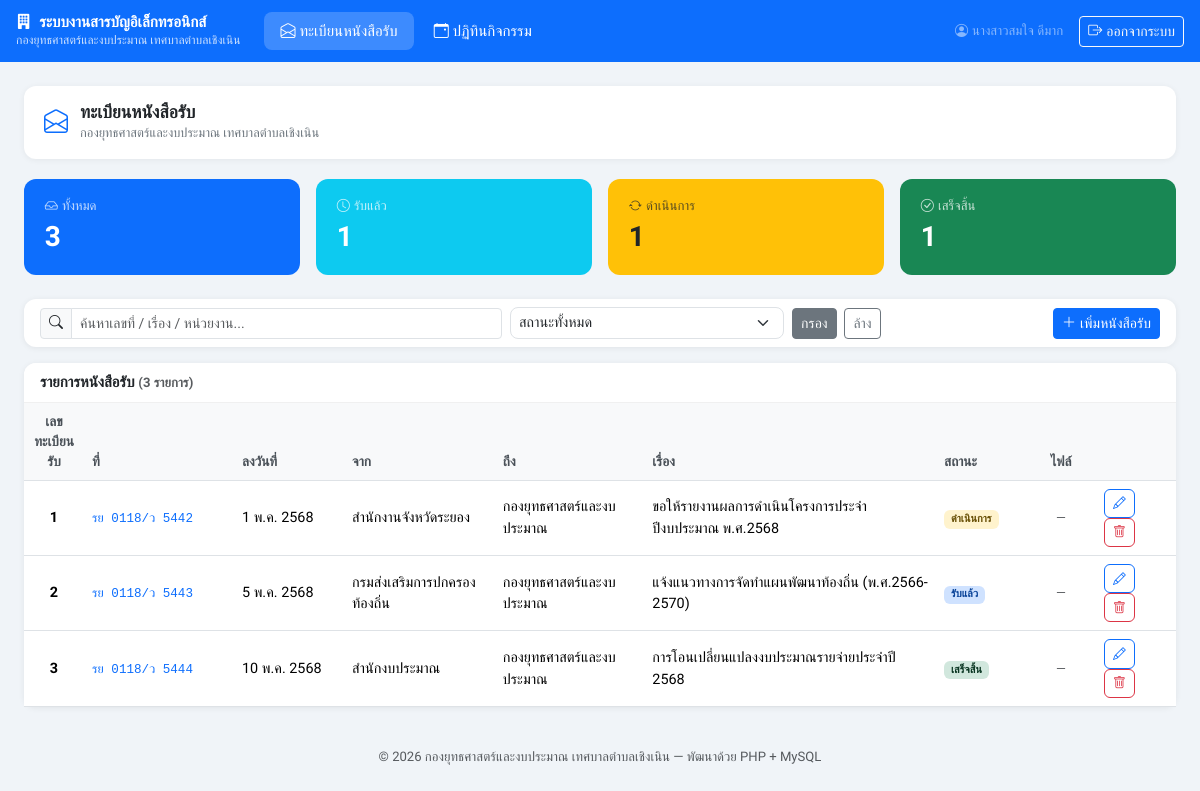
Page /index.php (signed in) on the committed database.
### tables this page shows
CREATE TABLE IF NOT EXISTS books (
    id INT AUTO_INCREMENT PRIMARY KEY,
    book_ref VARCHAR(100),
    book_date DATE,
    from_org VARCHAR(200) NOT NULL,
    to_org VARCHAR(200),
    subject TEXT NOT NULL,
    status ENUM('รับแล้ว','ดำเนินการ','เสร็จสิ้น') DEFAULT 'รับแล้ว',
    attachment VARCHAR(500),
    created_by INT,
    created_at TIMESTAMP DEFAULT CURRENT_TIMESTAMP,
    updated_at TIMESTAMP DEFAULT CURRENT_TIMESTAMP ON UPDATE CURRENT_TIMESTAMP,
    FOREIGN KEY (created_by) REFERENCES users(id)
);

### includes/config.php (called while the page is built, shortened)
<?php
function thaiDate($date) {
    $months = ['','ม.ค.','ก.พ.','มี.ค.','เม.ย.','พ.ค.','มิ.ย.','ก.ค.','ส.ค.','ก.ย.','ต.ค.','พ.ย.','ธ.ค.'];
    $d = date_create($date);
    $day   = date_format($d, 'j');
    $month = (int) date_format($d, 'n');
    $year  = (int) date_format($d, 'Y') + 543;
    return "$day {$months[$month]} $year";
}
function sanitize($str) {
    return htmlspecialchars(trim($str), ENT_QUOTES, 'UTF-8');
}

### index.php (the view, shortened to what this page needs)
<?php
require_once 'includes/config.php';
$db = getDB();
$search  = trim($_GET['q'] ?? '');
$where   = '1=1';
$stmt = $db->prepare("SELECT b.*, (SELECT COUNT(*) FROM books b2 WHERE b2.id <= b.id) AS reg_number FROM books b WHERE $where ORDER BY b.id ASC");
$stmt->execute();
$books = $stmt->get_result()->fetch_all(MYSQLI_ASSOC);
$stats   = $db->query("SELECT status, COUNT(*) as cnt FROM books GROUP BY status")->fetch_all(MYSQLI_ASSOC);
$statMap = ['รับแล้ว'=>0,'ดำเนินการ'=>0,'เสร็จสิ้น'=>0];
foreach ($stats as $s) $statMap[$s['status']] = $s['cnt'];
$total = array_sum($statMap);
include 'includes/navbar.php';
?>
<div class="page-header">
  <i class="bi bi-envelope-open text-primary fs-4"></i>
  <div>
    <h4>ทะเบียนหนังสือรับ</h4>
    <p class="sub">กองยุทธศาสตร์และงบประมาณ เทศบาลตำบลเชิงเนิน</p>
  </div>
</div>
<div class="row g-3 mb-4">
  <div class="col-6 col-md-3">
    <div class="stat-card bg-primary"><div class="small opacity-75"><i class="bi bi-inbox me-1"></i>ทั้งหมด</div><div class="fs-3 fw-bold"><?= $total ?></div></div>
  </div>
  <div class="col-6 col-md-3">
    <div class="stat-card bg-info"><div class="small opacity-75"><i class="bi bi-clock me-1"></i>รับแล้ว</div><div class="fs-3 fw-bold"><?= $statMap['รับแล้ว'] ?></div></div>
  </div>
  <div class="col-6 col-md-3">
    <div class="stat-card bg-warning text-dark"><div class="small opacity-75"><i class="bi bi-arrow-repeat me-1"></i>ดำเนินการ</div><div class="fs-3 fw-bold"><?= $statMap['ดำเนินการ'] ?></div></div>
  </div>
  <div class="col-6 col-md-3">
    <div class="stat-card bg-success"><div class="small opacity-75"><i class="bi bi-check-circle me-1"></i>เสร็จสิ้น</div><div class="fs-3 fw-bold"><?= $statMap['เสร็จสิ้น'] ?></div></div>
  </div>
</div>
<div class="card mb-3">
  <div class="card-body py-2 px-3">
    <form method="GET" class="row g-2 align-items-center">
      <div class="col-md-5">
        <div class="input-group input-group-sm">
          <span class="input-group-text"><i class="bi bi-search"></i></span>
          <input type="text" name="q" class="form-control" placeholder="ค้นหาเลขที่ / เรื่อง / หน่วยงาน..." value="<?= sanitize($search) ?>">
        </div>
      </div>
      <div class="col-md-3">
        <select name="status" class="form-select form-select-sm">
          <option value="">สถานะทั้งหมด</option>
        </select>
      </div>
      <div class="col-auto">
        <button type="submit" class="btn btn-sm btn-secondary">กรอง</button>
        <a href="index.php" class="btn btn-sm btn-outline-secondary ms-1">ล้าง</a>
      </div>
      <div class="col-auto ms-auto">
        <button type="button" class="btn btn-sm btn-primary" data-bs-toggle="modal" data-bs-target="#modalBook">
          <i class="bi bi-plus-lg me-1"></i>เพิ่มหนังสือรับ
        </button>
      </div>
    </form>
  </div>
</div>
<div class="card">
  <div class="card-header d-flex justify-content-between align-items-center py-2">
    <span class="fw-semibold">รายการหนังสือรับ <span class="text-muted small">(<?= count($books) ?> รายการ)</span></span>
  </div>
  <div class="card-body p-0">
    <div class="table-responsive">
      <table class="table table-hover mb-0">
        <thead>
          <tr>
            <th style="width:60px" class="text-center">เลขทะเบียนรับ</th>
            <th style="width:150px">ที่</th>
            <th style="width:110px">ลงวันที่</th>
            <th>จาก</th>
            <th>ถึง</th>
            <th>เรื่อง</th>
            <th style="width:90px">สถานะ</th>
            <th style="width:70px" class="text-center">ไฟล์</th>
            <th style="width:80px"></th>
          </tr>
        </thead>
        <tbody>
          <?php if (empty($books)): ?>
          <tr><td colspan="9" class="text-center text-muted py-5">
            <i class="bi bi-inbox fs-3 d-block mb-2"></i>ไม่พบข้อมูล
          </td></tr>
          <?php else: ?>
          <?php foreach ($books as $i => $b): ?>
          <tr>
            <td class="text-center fw-semibold"><?= $b['reg_number'] ?></td>
            <td><code class="text-primary small"><?= sanitize($b['book_ref']) ?></code></td>
            <td class="small"><?= thaiDate($b['book_date']) ?></td>
            <td class="small"><?= sanitize($b['from_org']) ?></td>
            <td class="small"><?= sanitize($b['to_org'] ?: '-') ?></td>
            <td class="small"><?= sanitize($b['subject']) ?></td>
            <td><span class="badge badge-<?= $b['status'] ?>"><?= $b['status'] ?></span></td>
            <td class="text-center">
              <?php if (!empty($b['attachment'])): ?>
                <?php $ext = strtolower(pathinfo($b['attachment'], PATHINFO_EXTENSION)); ?>
                <?php if ($ext === 'pdf'): ?>
                  <a href="uploads/<?= urlencode($b['attachment']) ?>" target="_blank" class="btn btn-outline-danger btn-action" title="เปิด PDF">
                    <i class="bi bi-file-earmark-pdf"></i>
                  </a>
                <?php else: ?>
                  <a href="uploads/<?= urlencode($b['attachment']) ?>" target="_blank" class="btn btn-outline-success btn-action" title="ดูรูปภาพ">
                    <i class="bi bi-image"></i>
                  </a>
                <?php endif; ?>
              <?php else: ?>
                <span class="text-muted small">—</span>
              <?php endif; ?>
            </td>
            <td>
              <button class="btn btn-outline-primary btn-action"
                onclick='openEdit(<?= htmlspecialchars(json_encode($b), ENT_QUOTES) ?>)'
                title="แก้ไข"><i class="bi bi-pencil"></i></button>
              <form method="POST" class="d-inline" onsubmit="return confirm('ยืนยันการลบ?')">
                <button class="btn btn-outline-danger btn-action" title="ลบ"><i class="bi bi-trash"></i></button>
              </form>
            </td>
          </tr>
          <?php endforeach; ?>
          <?php endif; ?>
        </tbody>
      </table>
    </div>
  </div>
</div>
<?php include 'includes/footer.php'; ?>

### includes/navbar.php (style rules this page uses)
body { font-family: 'Sarabun', sans-serif; background: #f0f4f8; font-size: 15px; }
.card { border: none; border-radius: 12px; box-shadow: 0 1px 6px rgba(0,0,0,.07); }
.card-header { background: #fff; border-bottom: 1px solid #f0f0f0; border-radius: 12px 12px 0 0 !important; }
.table th { font-weight: 600; font-size: .85rem; background: #f8f9fa; color: #495057; }
.table td { vertical-align: middle; font-size: .9rem; }
.badge-รับแล้ว { background: #cfe2ff; color: #084298; }
.badge-ดำเนินการ { background: #fff3cd; color: #664d03; }
.badge-เสร็จสิ้น { background: #d1e7dd; color: #0a3622; }
.stat-card { border-radius: 12px; padding: 1.1rem 1.3rem; color: #fff; }
.btn-action { padding: .25rem .5rem; font-size: .8rem; }
.form-control, .form-select { font-size: .9rem; border-radius: 8px; }
.page-header { background: #fff; border-radius: 12px; padding: 1rem 1.25rem; margin-bottom: 1.25rem; box-shadow: 0 1px 6px rgba(0,0,0,.06); display: flex; align-items: center; gap: .75rem; }
.page-header h4 { margin: 0; font-weight: 700; font-size: 1.1rem; }
.page-header .sub { font-size: .8rem; color: #6c757d; margin: 0; }

### rows in the picture
books: reg_number "1", book_ref "รย 0118/ว 5442", book_date "1 พ.ค. 2568", from_org "สำนักงานจังหวัดระยอง", to_org "กองยุทธศาสตร์และงบประมาณ", subject "ขอให้รายงานผลการดำเนินโครงการประจำปีงบประมาณ พ.ศ.2568", status "ดำเนินการ"
books: reg_number "2", book_ref "รย 0118/ว 5443", book_date "5 พ.ค. 2568", from_org "กรมส่งเสริมการปกครองท้องถิ่น", to_org "กองยุทธศาสตร์และงบประมาณ", subject "แจ้งแนวทางการจัดทำแผนพัฒนาท้องถิ่น (พ.ศ.2566-2570)", status "รับแล้ว"
books: reg_number "3", book_ref "รย 0118/ว 5444", book_date "10 พ.ค. 2568", from_org "สำนักงบประมาณ", to_org "กองยุทธศาสตร์และงบประมาณ", subject "การโอนเปลี่ยนแปลงงบประมาณรายจ่ายประจำปี 2568", status "เสร็จสิ้น"

### other values in the picture
SITE_NAME "ระบบงานสารบัญอิเล็กทรอนิกส์"
ORG_NAME "กองยุทธศาสตร์และงบประมาณ เทศบาลตำบลเชิงเนิน"
currentUser()['full_name'] "นางสาวสมใจ ดีมาก"
$total "3"
$statMap['รับแล้ว'] "1"
$statMap['ดำเนินการ'] "1"
$statMap['เสร็จสิ้น'] "1"
count($books) "3"
